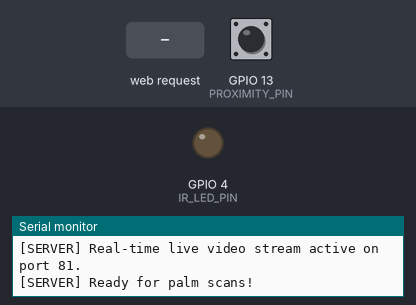
This sketch was run on a simulated ESP32. Shown: output pins drawn as LEDs (lit = HIGH), the last lines printed to the serial monitor. Dashed ring = blinking. The inputs (shaded band) are chosen by the test bench; at power-on: GPIO 13 (PROXIMITY_PIN) HIGH. WiFi joins after 1.5 s; servers stay silent unless stated; uploads are accepted with an empty reply; the camera gives no picture.

Above: at 4.0 s.
4.1 s: GPIO 13 (PROXIMITY_PIN) pulled LOW for 3.2 s
At 4.17 s:
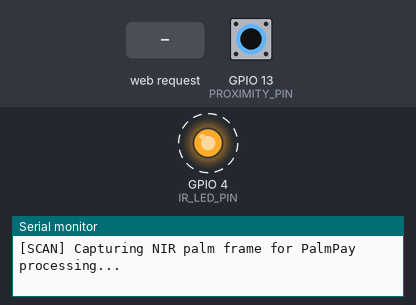
8.8 s: HTTP request GET /capture received
At 8.86 s:
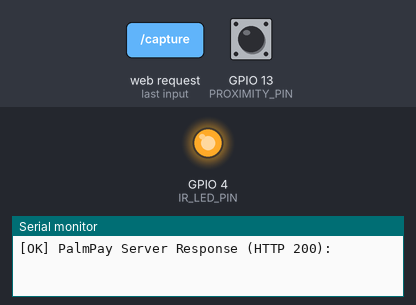
10.4 s: HTTP request GET /trigger received
At 11.6 s:
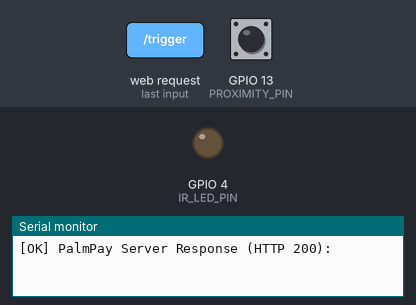
11.9 s: HTTP request GET /api/v1/devices/ received
At 12.3 s:
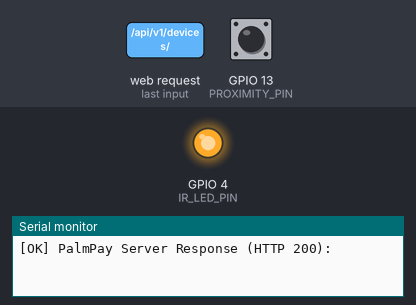
Timing chart, 0 to 14.4 s (numbered marks = the images above; inputs shaded):
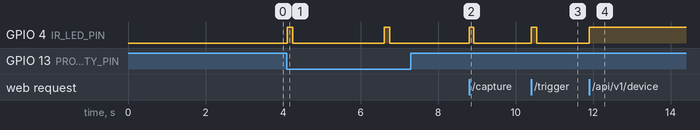

The sketch:

esp32_palm_scanner.ino
```cpp
/**
 * PalmPay - ESP32 Palm Vein IR Scanner Firmware
 * -------------------------------------------------------------
 * Target Hardware : ESP32-CAM (AI-Thinker OV2640 module)
 * Optical Spectrum: 850nm Near-Infrared (NIR)
 * Live Website    : https://palmpay-frontend.vercel.app/
 *
 * Features:
 *   - OV2640 Camera Driver calibrated for 850nm Near-Infrared absorption
 *   - 850nm IR LED Illuminator control (GPIO 4)
 *   - Proximity / Hand Detection trigger (GPIO 13 or push button)
 *   - Dual HTTP Client (HTTP & HTTPS with WiFiClientSecure) for direct upload
 *   - WebServer with full CORS support (interoperable with hosted Web Apps):
 *       GET /         -> Device telemetry & system info (JSON)
 *       GET /ping     -> Rapid 200 OK health check
 *       GET /capture  -> Single NIR JPEG frame (used by PalmPay POS)
 *       GET /stream   -> Real-time MJPEG live stream (port 81)
 *       GET /trigger  -> Remotely triggers IR scan & pushes to server
 *   - Push Client Mode:
 *       Auto-POSTs JPEG directly to PalmPay server on palm detection
 */

#include "esp_camera.h"
#include <WiFi.h>
#include <WebServer.h>
#include <HTTPClient.h>
#include <WiFiClient.h>
#include <WiFiClientSecure.h>

// =========================================================================
// 1. NETWORK & PALMPAY SERVER CONFIGURATION
// =========================================================================

// Your Wi-Fi network credentials
const char* WIFI_SSID     = "T3x";
const char* WIFI_PASSWORD = "12345678";

/**
 * PalmPay Backend Server Endpoint:
 *
 * OPTION A (Local Network - Default):
 *   Use your computer's local Wi-Fi IP address running FastAPI (port 8000).
 *   Current active host IP: "http://10.35.113.35:8000"
 *
 * OPTION B (Public HTTPS Tunnel for https://palmpay-frontend.vercel.app):
 *   If accessing from Vercel without local network access, expose your local backend
 *   using localtunnel or ngrok (e.g. "npx localtunnel --port 8000")
 *   and paste the HTTPS URL below:
 *   Example: "https://palmpay-api.loca.lt"
 */
const char* PALMPAY_SERVER_URL = "http://10.35.113.35:8000";

// Device Hardware Identifier (must match Registered Device ID in PalmPay Admin)
const char* DEVICE_ID = "e8b9252d-c48a-4f38-ae94-10a1a46dffe1";

// =========================================================================
// 2. PIN DEFINITIONS (AI-THINKER ESP32-CAM)
// =========================================================================

#define PWDN_GPIO_NUM     32
#define RESET_GPIO_NUM    -1
#define XCLK_GPIO_NUM      0
#define SIOD_GPIO_NUM     26
#define SIOC_GPIO_NUM     27

#define Y9_GPIO_NUM       35
#define Y8_GPIO_NUM       34
#define Y7_GPIO_NUM       39
#define Y6_GPIO_NUM       36
#define Y5_GPIO_NUM       21
#define Y4_GPIO_NUM       19
#define Y3_GPIO_NUM       18
#define Y2_GPIO_NUM        5
#define VSYNC_GPIO_NUM    25
#define HREF_GPIO_NUM     23
#define PCLK_GPIO_NUM     22

// 850nm IR Illuminator LED pin (GPIO 4 is built-in high-power LED on AI-Thinker)
#define IR_LED_PIN         4

// Optional Hand Proximity Sensor Trigger (Active LOW button or sensor on GPIO 13)
#define PROXIMITY_PIN     13

// =========================================================================
// 3. GLOBAL OBJECTS & STATE
// =========================================================================

WebServer server(80);
WiFiServer streamServer(81);

unsigned long lastTriggerTime = 0;
const unsigned long TRIGGER_COOLDOWN_MS = 2500; // prevent double scans

// =========================================================================
// 4. CAMERA INITIALIZATION & NIR OPTIMIZATION
// =========================================================================

bool initCamera() {
  camera_config_t config;
  config.ledc_channel = LEDC_CHANNEL_0;
  config.ledc_timer   = LEDC_TIMER_0;
  config.pin_d0       = Y2_GPIO_NUM;
  config.pin_d1       = Y3_GPIO_NUM;
  config.pin_d2       = Y4_GPIO_NUM;
  config.pin_d3       = Y5_GPIO_NUM;
  config.pin_d4       = Y6_GPIO_NUM;
  config.pin_d5       = Y7_GPIO_NUM;
  config.pin_d6       = Y8_GPIO_NUM;
  config.pin_d7       = Y9_GPIO_NUM;
  config.pin_xclk     = XCLK_GPIO_NUM;
  config.pin_pclk     = PCLK_GPIO_NUM;
  config.pin_vsync    = VSYNC_GPIO_NUM;
  config.pin_href     = HREF_GPIO_NUM;
  config.pin_sccb_sda = SIOD_GPIO_NUM;
  config.pin_sccb_scl = SIOC_GPIO_NUM;
  config.pin_pwdn     = PWDN_GPIO_NUM;
  config.pin_reset    = RESET_GPIO_NUM;
  config.xclk_freq_hz = 20000000;
  config.pixel_format = PIXFORMAT_JPEG;

  // Check PSRAM for resolution selection
  if (psramFound()) {
    config.frame_size   = FRAMESIZE_VGA;  // 640x480 for biometric accuracy
    config.jpeg_quality = 10;            // High quality (lower number = better)
    config.fb_count     = 2;
  } else {
    config.frame_size   = FRAMESIZE_QVGA; // 320x240 fallback
    config.jpeg_quality = 12;
    config.fb_count     = 1;
  }

  esp_err_t err = esp_camera_init(&config);
  if (err != ESP_OK) {
    Serial.printf("[ERROR] Camera init failed with error 0x%x\n", err);
    return false;
  }

  // Optimize OV2640 sensor registers for 850nm Near-Infrared absorption
  sensor_t *s = esp_camera_sensor_get();
  if (s != NULL) {
    s->set_brightness(s, 1);     // Slight boost for subsurface vein absorption
    s->set_contrast(s, 2);       // High contrast distinguishes hemoglobin veins
    s->set_saturation(s, -2);    // Grayscale / low saturation for NIR spectrum
    s->set_special_effect(s, 2); // 2 = Grayscale mode (maximum vein contrast)
    s->set_whitebal(s, 1);       // Enable AWB
    s->set_awb_gain(s, 1);       // AWB gain
    s->set_wb_mode(s, 0);        // Auto WB
    s->set_exposure_ctrl(s, 1);  // Auto exposure
    s->set_aec2(s, 0);
    s->set_ae_level(s, 0);
    s->set_vflip(s, 1);          // Invert if mounted upside-down
  }

  Serial.println("[OK] OV2640 Camera initialized and calibrated for 850nm NIR.");
  return true;
}

// =========================================================================
// 5. HTTP SERVER HANDLERS (WITH FULL CORS FOR WEB APP)
// =========================================================================

void setCorsHeaders() {
  server.sendHeader("Access-Control-Allow-Origin", "*");
  server.sendHeader("Access-Control-Allow-Methods", "GET, POST, OPTIONS");
  server.sendHeader("Access-Control-Allow-Headers", "*");
}

void handleOptions() {
  setCorsHeaders();
  server.send(204);
}

void handleRoot() {
  setCorsHeaders();
  String json = "{";
  json += "\"device\":\"ESP32-CAM\",";
  json += "\"system\":\"PalmPay IR Biometric Scanner\",";
  json += "\"spectrum\":\"850nm NIR\",";
  json += "\"ip\":\"" + WiFi.localIP().toString() + "\",";
  json += "\"rssi\":" + String(WiFi.RSSI()) + ",";
  json += "\"uptime_sec\":" + String(millis() / 1000) + ",";
  json += "\"endpoints\":[\"/ping\",\"/capture\",\"/stream\",\"/trigger\"]";
  json += "}";
  server.send(200, "application/json", json);
}

void handlePing() {
  setCorsHeaders();
  server.send(200, "text/plain", "pong");
}

void handleCapture() {
  setCorsHeaders();

  // Flash IR Illuminator LED for optimal exposure
  digitalWrite(IR_LED_PIN, HIGH);
  delay(60); // Allow sensor auto-gain to settle under NIR lighting

  camera_fb_t *fb = esp_camera_fb_get();
  digitalWrite(IR_LED_PIN, LOW); // Turn off IR illuminator

  if (!fb) {
    Serial.println("[ERROR] Frame buffer capture failed");
    server.send(500, "text/plain", "Camera capture failed");
    return;
  }

  server.sendHeader("Content-Disposition", "inline; filename=palm_scan.jpg");
  server.send_P(200, "image/jpeg", (const char *)fb->buf, fb->len);

  Serial.printf("[CAPTURE] Served frame size: %u bytes\n", fb->len);
  esp_camera_fb_return(fb);
}

// Remote Trigger: Web app requests ESP32 to scan & push to backend
void handleTrigger() {
  setCorsHeaders();
  Serial.println("[REMOTE] Received /trigger command from PalmPay Web App");
  bool ok = sendScanToBackend();
  String res = "{\"success\":" + String(ok ? "true" : "false") + ",\"action\":\"palm_scan_pushed\"}";
  server.send(ok ? 200 : 500, "application/json", res);
}

// MJPEG Stream Task
void handleStream() {
  WiFiClient client = streamServer.available();
  if (!client) return;

  client.println("HTTP/1.1 200 OK");
  client.println("Content-Type: multipart/x-mixed-replace; boundary=frame");
  client.println("Access-Control-Allow-Origin: *");
  client.println();

  digitalWrite(IR_LED_PIN, HIGH);

  while (client.connected()) {
    camera_fb_t *fb = esp_camera_fb_get();
    if (!fb) break;

    client.println("--frame");
    client.println("Content-Type: image/jpeg");
    client.printf("Content-Length: %u\r\n\r\n", fb->len);
    client.write(fb->buf, fb->len);
    client.println();
    esp_camera_fb_return(fb);

    delay(30); // ~30 fps
  }

  digitalWrite(IR_LED_PIN, LOW);
  client.stop();
}

// =========================================================================
// 6. PUSH CLIENT MODE (Direct Upload to PalmPay Backend - HTTP & HTTPS)
// =========================================================================

bool sendScanToBackend() {
  Serial.println("\n[SCAN] Capturing NIR palm frame for PalmPay processing...");

  digitalWrite(IR_LED_PIN, HIGH);
  delay(80);
  camera_fb_t *fb = esp_camera_fb_get();
  digitalWrite(IR_LED_PIN, LOW);

  if (!fb) {
    Serial.println("[ERROR] Failed to get camera frame buffer");
    return false;
  }

  String uploadUrl = String(PALMPAY_SERVER_URL) + "/api/v1/devices/" + String(DEVICE_ID) + "/upload-scan";
  Serial.printf("[UPLOAD] Sending to: %s\n", uploadUrl.c_str());

  HTTPClient http;
  WiFiClient regularClient;
  WiFiClientSecure secureClient;
  bool isHttps = uploadUrl.startsWith("https://");

  if (isHttps) {
    secureClient.setInsecure(); // Bypass cert verification for embedded device
    if (!http.begin(secureClient, uploadUrl)) {
      Serial.println("[ERROR] Failed to initialize HTTPS connection");
      esp_camera_fb_return(fb);
      return false;
    }
  } else {
    if (!http.begin(regularClient, uploadUrl)) {
      Serial.println("[ERROR] Failed to initialize HTTP connection");
      esp_camera_fb_return(fb);
      return false;
    }
  }

  String boundary = "----PalmPayBoundary" + String(millis());
  http.addHeader("Content-Type", "multipart/form-data; boundary=" + boundary);

  String head = "--" + boundary + "\r\n";
  head += "Content-Disposition: form-data; name=\"image\"; filename=\"esp32_palm.jpg\"\r\n";
  head += "Content-Type: image/jpeg\r\n\r\n";
  String tail = "\r\n--" + boundary + "--\r\n";

  uint32_t totalLen = head.length() + fb->len + tail.length();
  http.addHeader("Content-Length", String(totalLen));

  uint8_t *payload = psramFound() ? (uint8_t *)ps_malloc(totalLen) : (uint8_t *)malloc(totalLen);
  if (!payload) {
    Serial.println("[ERROR] Out of memory allocating upload buffer");
    esp_camera_fb_return(fb);
    http.end();
    return false;
  }

  memcpy(payload, head.c_str(), head.length());
  memcpy(payload + head.length(), fb->buf, fb->len);
  memcpy(payload + head.length() + fb->len, tail.c_str(), tail.length());

  int httpCode = http.POST(payload, totalLen);
  free(payload);
  esp_camera_fb_return(fb);

  if (httpCode > 0) {
    String resp = http.getString();
    Serial.printf("[OK] PalmPay Server Response (HTTP %d): %s\n", httpCode, resp.c_str());
    http.end();
    return (httpCode == 200 || httpCode == 201);
  } else {
    Serial.printf("[ERROR] HTTP POST failed, code: %d (%s)\n", httpCode, http.errorToString(httpCode).c_str());
    http.end();
    return false;
  }
}

// =========================================================================
// 7. SETUP & MAIN LOOP
// =========================================================================

void setup() {
  Serial.begin(115200);
  delay(1000);
  Serial.println("\n==================================================");
  Serial.println("  PalmPay ESP32 NIR Palm Vein Scanner v1.3");
  Serial.println("  Website: https://palmpay-frontend.vercel.app/");
  Serial.println("==================================================");

  pinMode(IR_LED_PIN, OUTPUT);
  digitalWrite(IR_LED_PIN, LOW);

  pinMode(PROXIMITY_PIN, INPUT_PULLUP);

  // Initialize OV2640 camera
  if (!initCamera()) {
    Serial.println("[FATAL] Camera hardware failure. Halting.");
    while (true) {
      digitalWrite(IR_LED_PIN, HIGH);
      delay(200);
      digitalWrite(IR_LED_PIN, LOW);
      delay(200);
    }
  }

  // Connect to WiFi
  Serial.printf("[WIFI] Connecting to SSID: %s ...\n", WIFI_SSID);
  WiFi.mode(WIFI_STA);
  WiFi.begin(WIFI_SSID, WIFI_PASSWORD);

  int attempts = 0;
  while (WiFi.status() != WL_CONNECTED && attempts < 30) {
    delay(500);
    Serial.print(".");
    attempts++;
  }

  if (WiFi.status() == WL_CONNECTED) {
    Serial.println("\n[WIFI] Connected Successfully!");
    Serial.printf("[WIFI] Local IP Address : http://%s\n", WiFi.localIP().toString().c_str());
    Serial.printf("[WIFI] Live Stream URL  : http://%s:81/\n", WiFi.localIP().toString().c_str());
    Serial.printf("[WIFI] Single Frame URL : http://%s/capture\n", WiFi.localIP().toString().c_str());
    Serial.printf("[WIFI] Target Backend   : %s\n", PALMPAY_SERVER_URL);
    Serial.println("\n>>> Enter this ESP32 URL on the PalmPay Website:");
    Serial.printf("    http://%s\n", WiFi.localIP().toString().c_str());
  } else {
    Serial.println("\n[WIFI] Failed to connect to Wi-Fi. Check SSID and Password.");
  }

  // Setup Web Server routes
  server.on("/", HTTP_GET, handleRoot);
  server.on("/ping", HTTP_GET, handlePing);
  server.on("/capture", HTTP_GET, handleCapture);
  server.on("/trigger", HTTP_GET, handleTrigger);
  server.onNotFound(handleOptions); // Handles CORS preflight OPTIONS

  server.begin();
  streamServer.begin();

  Serial.println("[SERVER] Palm Scanner HTTP server ready on port 80.");
  Serial.println("[SERVER] Real-time live video stream active on port 81.");
  Serial.println("[SERVER] Ready for palm scans!\n");
}

void loop() {
  server.handleClient();
  handleStream();

  // 1. Hardware proximity switch or manual trigger on GPIO 13
  bool hwTriggered = (digitalRead(PROXIMITY_PIN) == LOW);

  if (hwTriggered && (millis() - lastTriggerTime > TRIGGER_COOLDOWN_MS)) {
    lastTriggerTime = millis();
    Serial.println("[TRIGGER] Hardware proximity/button trigger detected!");
    sendScanToBackend();
  }

  delay(2);
}
```

Measured:
- after the input at 4.1 s, GPIO 4 (IR_LED_PIN): alternates HIGH for 0.14 s and LOW for 2.4 s, starting at once
- after the input at 8.8 s, GPIO 4 (IR_LED_PIN): LOW → HIGH at once, → LOW 0.12 s later
- after the input at 10.4 s, GPIO 4 (IR_LED_PIN): LOW → HIGH at once, → LOW 0.14 s later
- after the input at 11.9 s, GPIO 4 (IR_LED_PIN): LOW → HIGH at once
